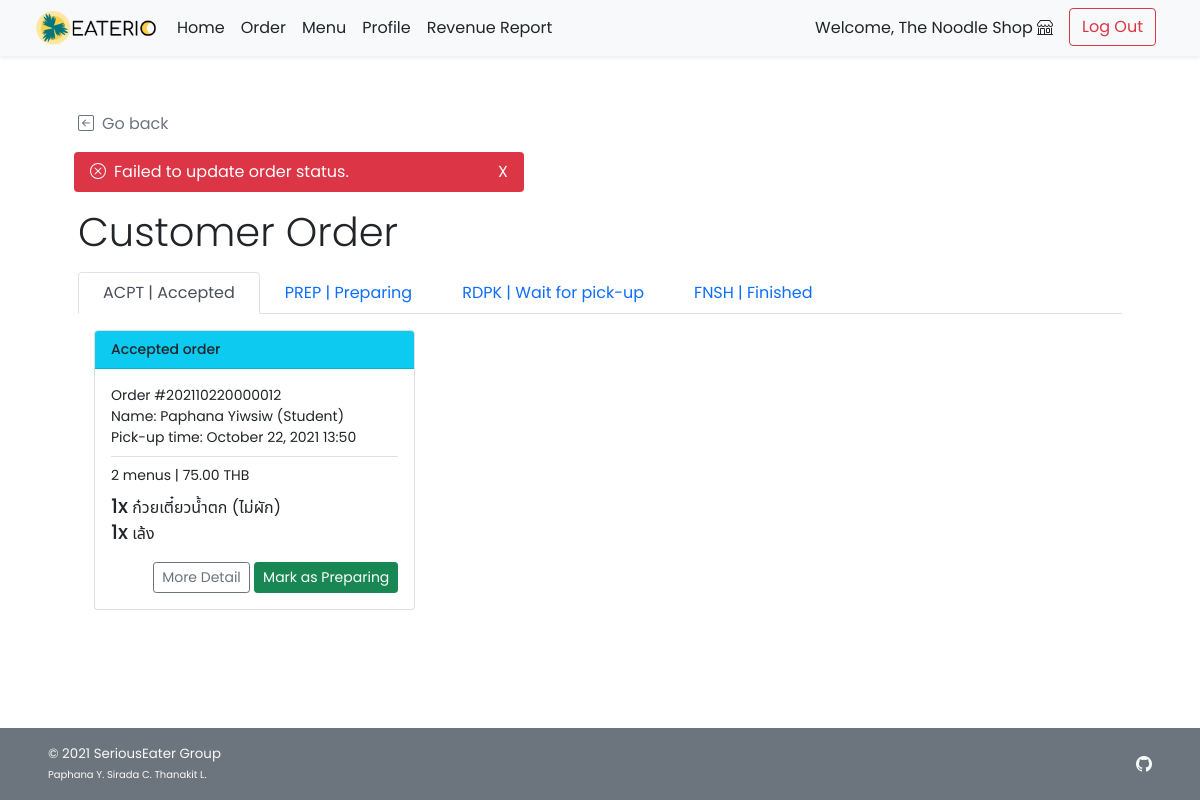
The app's page /shop/shop_order_list?up_ods=0 (signed in), older data.
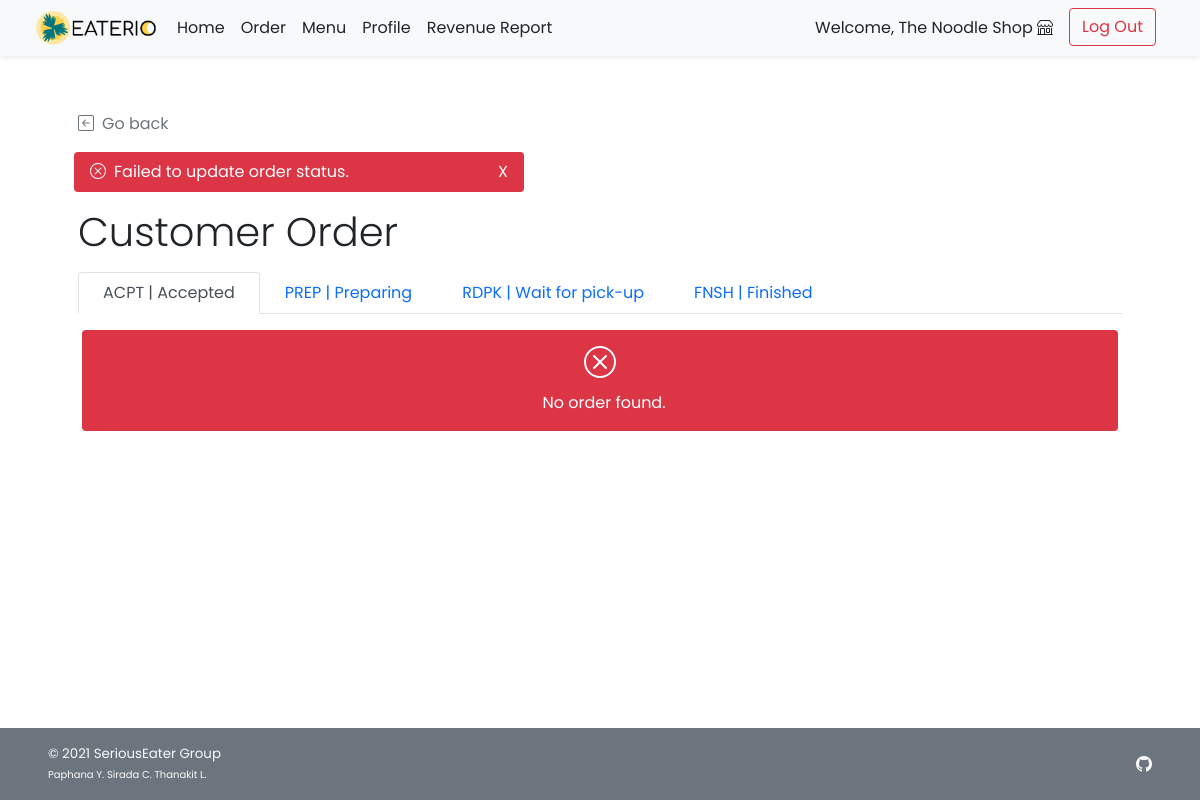
The same page, newer data.
### tables this page shows
CREATE TABLE `order_header` (
  `orh_id` int(11) NOT NULL,
  `orh_refcode` varchar(15) DEFAULT NULL,
  `c_id` int(11) NOT NULL,
  `s_id` int(11) NOT NULL,
  `p_id` int(11) NOT NULL,
  `orh_ordertime` timestamp NOT NULL DEFAULT current_timestamp(),
  `orh_pickuptime` datetime NOT NULL,
  `orh_orderstatus` varchar(10) NOT NULL,
  `orh_finishedtime` datetime DEFAULT NULL
);

CREATE TABLE `customer` (
  `c_id` int(11) NOT NULL,
  `c_username` varchar(45) NOT NULL,
  `c_pwd` varchar(45) NOT NULL,
  `c_firstname` varchar(45) NOT NULL,
  `c_lastname` varchar(45) NOT NULL,
  `c_email` varchar(100) NOT NULL,
  `c_gender` varchar(1) NOT NULL COMMENT 'M for Male, F for Female',
  `c_type` varchar(3) NOT NULL COMMENT 'Type of customer in this canteen (STD for student, INS for instructor, STF for staff, GUE for guest, ADM for admin, OTH for other)'
);

CREATE TABLE `order_detail` (
  `ord_id` int(11) NOT NULL,
  `orh_id` int(11) NOT NULL,
  `f_id` int(11) NOT NULL,
  `ord_amount` int(11) NOT NULL,
  `ord_buyprice` decimal(6,2) NOT NULL COMMENT 'To keep the snapshot of selected menu cost at the time of the purchase.',
  `ord_note` text DEFAULT NULL
);

CREATE TABLE `food` (
  `f_id` int(11) NOT NULL,
  `s_id` int(11) NOT NULL,
  `f_name` varchar(100) NOT NULL,
  `f_price` decimal(6,2) NOT NULL,
  `f_todayavail` tinyint(4) NOT NULL DEFAULT 1 COMMENT 'Food is available to order or not',
  `f_preorderavail` tinyint(4) NOT NULL DEFAULT 1,
  `f_pic` text DEFAULT NULL
);

### shop/shop_order_list.php (the view, shortened to what the changed rows need)
<!DOCTYPE html>
<html lang="en">
<head>
    <?php
        include("../conn_db.php");
        include('../head.php');
        $s_id = $_SESSION["sid"];
    ?>
    <link href="../css/main.css" rel="stylesheet">
</head>
<body class="d-flex flex-column h-100">
    <div class="container px-5 pt-4" id="shop-body">
        <div class="my-3 text-wrap" id="shop-header">
            <h2 class="display-6 fw-light">Customer Order</h2>
        </div>
        <div class="tab-content" id="nav-tabContent">
            <div class="tab-pane fade show active p-3" id="nav-acpt" role="tabpanel" aria-labelledby="acpt-tab">
                <?php
                $acpt_query = "SELECT * FROM order_header WHERE s_id = {$s_id} AND orh_orderstatus = 'ACPT' ORDER BY orh_pickuptime ASC;";
                $acpt_result = $mysqli -> query($acpt_query);
                $acpt_num = $acpt_result -> num_rows;
                if($acpt_num>0){
                ?>
                <div class="row row-cols-1 row-cols-md-3">
                    <?php while($og_row = $acpt_result -> fetch_array()){ ?>
                    <div class="col">
                        <a href="shop_order_detail.php?orh_id=<?php echo $og_row["orh_id"]?>"
                            class="text-dark text-decoration-none">
                            <div class="card mb-3">
                                <div class="card-header bg-info text-dark justify-content-between">
                                    <small class="me-auto d-flex" style="font-weight: 500;">Accepted order</small>
                                </div>
                                <div class="card-body">
                                    <div class="card-text row row-cols-1">
                                        <small>
                                        <div class="col">Order #<?php echo $og_row["orh_refcode"];?></div>
                                        <div class="col">Name:
                                            <?php
                                            $cust_query = "SELECT c_firstname,c_lastname,c_type FROM customer WHERE c_id = {$og_row['c_id']};";
                                            $cust_arr = $mysqli -> query($cust_query) -> fetch_array();
                                            switch($cust_arr["c_type"]){
                                                case "STD": $cust_type = "Student"; break;
                                            }
                                            echo "{$cust_arr['c_firstname']} {$cust_arr['c_lastname']} ({$cust_type})";
                                        ?>
                                        </div>
                                        <div class="col mb-2">Pick-up time:
                                            <?php
                                            $order_time = (new Datetime($og_row["orh_ordertime"])) -> format("F j, Y H:i");
                                            echo $order_time;
                                            ?>
                                        </div>
                                        <?php
                                        $ord_query = "SELECT COUNT(*) AS cnt,SUM(ord_amount*ord_buyprice) AS gt FROM order_detail WHERE orh_id = {$og_row['orh_id']}";
                                        $ord_arr = $mysqli -> query($ord_query) -> fetch_array();
                                    ?>
                                        <div class="col pt-2 mb-2 border-top"><?php echo $ord_arr["cnt"]?> menus | <?php echo $ord_arr["gt"]?> THB</div>
                                        </small>
                                        <div class="col">
                                            <ul class="list-unstyled">
                                            <?php
                                                $detail_query = "SELECT f.f_name,ord.ord_amount,ord.ord_note FROM order_detail ord INNER JOIN food f ON ord.f_id = f.f_id WHERE ord.orh_id = {$og_row['orh_id']}";
                                                $detail_result = $mysqli -> query($detail_query);
                                                while($detail_row = $detail_result -> fetch_array()){
                                            ?>
                                            <li><strong class="h5"><?php echo $detail_row["ord_amount"]?>x</strong> <?php echo $detail_row["f_name"]; if($detail_row["ord_note"]!=""){echo " ({$detail_row['ord_note']})";}?></li>
                                            <?php } ?>
                                            </ul>
                                        </div>
                                        <div class="col text-end">
                                            <a href="shop_order_detail.php?orh_id=<?php echo $og_row["orh_id"]?>" class="btn btn-sm btn-outline-secondary">More Detail</a>
                                            <a href="shop_order_forward.php?orh_id=<?php echo $og_row["orh_id"]?>&cur_stage=1" class="btn btn-sm btn-success">Mark as Preparing</a>
                                        </div>
                                    </div>
                                </div>
                            </div>
                        </a>
                    </div>
                    <?php } ?>
                </div>
                <?php }else{ ?>
                <div class="row row-cols-1">
                    <div class="col pt-3 px-3 bg-danger text-white rounded text-center">
                        <p class="ms-2 mt-2">No order found.</p>
                    </div>
                </div>
                <?php } ?>
            </div>
        </div>
    </div>
</body>
</html>

Row changes from the older to the newer data that the page shows:
removed order_header: orh_refcode "202110220000012", c.c_firstname "Paphana", c.c_lastname "Yiwsiw", c.c_type "Student", orh_ordertime "October 22, 2021 13:50", cnt "2", gt "75.00"
removed order_detail: ord_amount "1", f.f_name "ก๋วยเตี๋ยวน้ำตก", ord_note "ไม่ผัก"
removed order_detail: ord_amount "1", f.f_name "เล้ง"
Text that changed along with them:
text now shown: "No order found."
